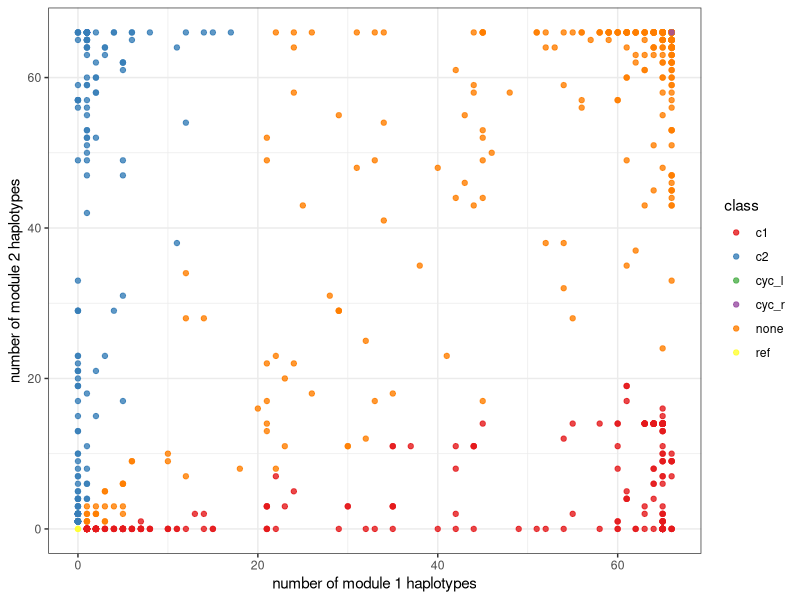
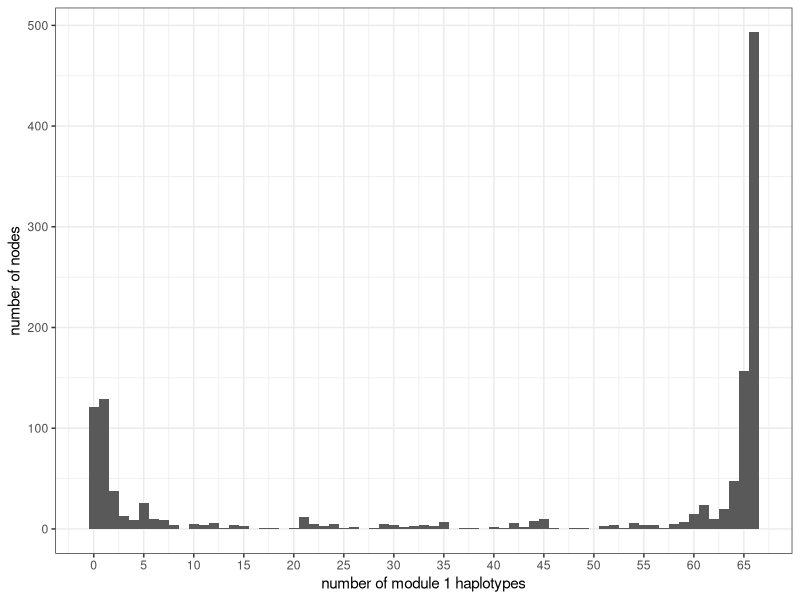
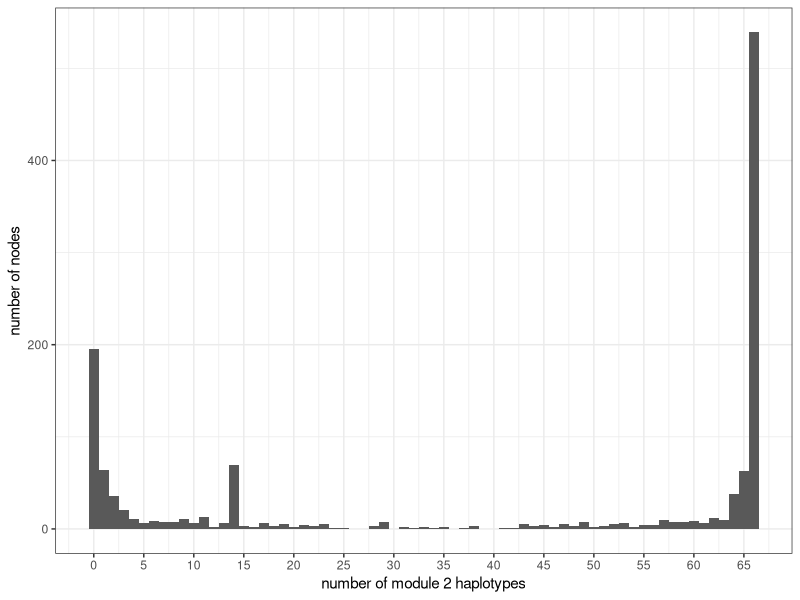
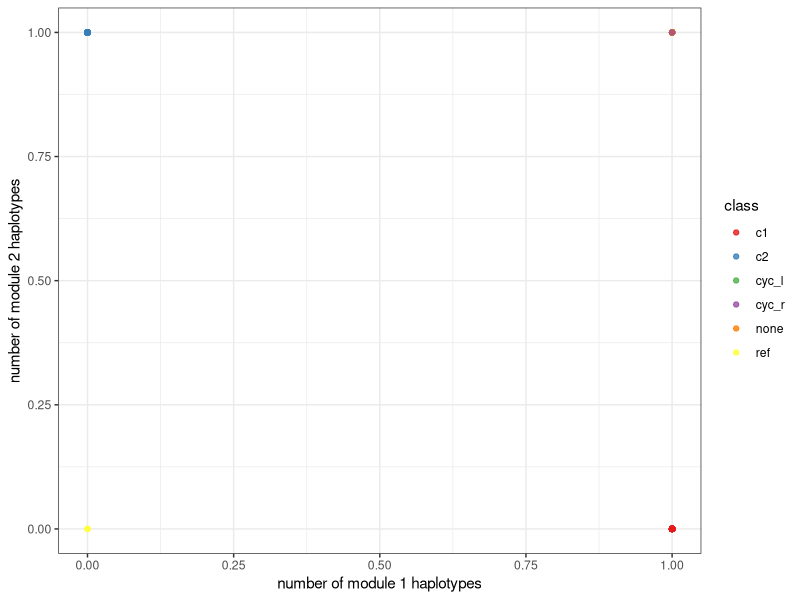
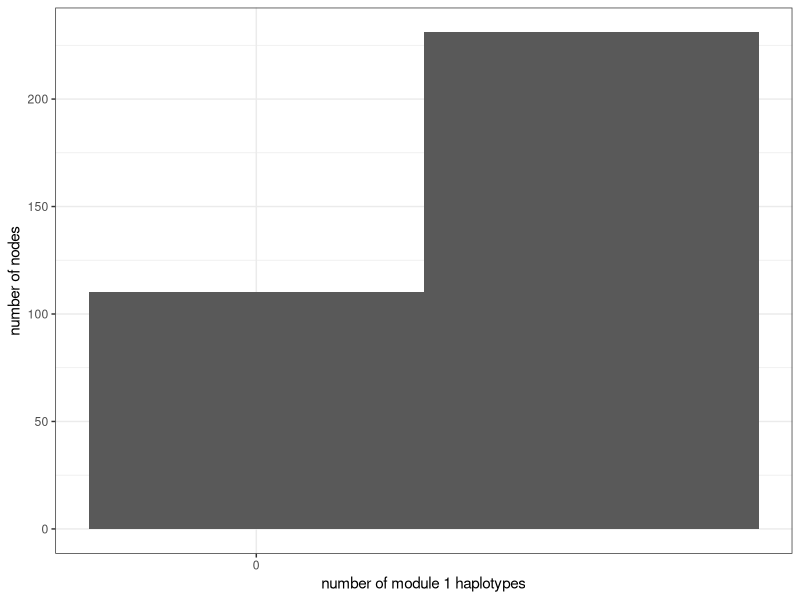
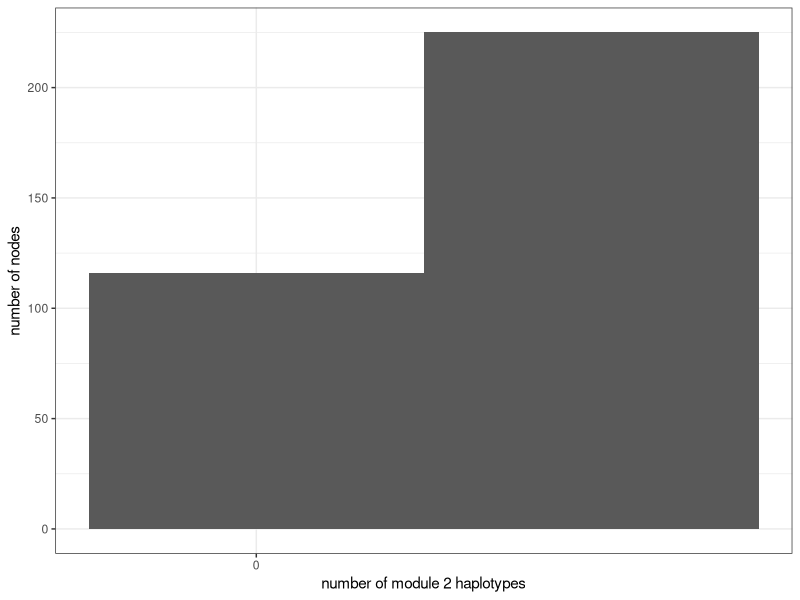

These figures' R source, in order:
## ---- chunk 1
knitr::opts_chunk$set(echo=TRUE, message=FALSE, warning=FALSE, fig.width=10)
## ---- chunk 2
library(dplyr)
library(ggplot2)
library(knitr)
## ---- chunk 3
ninfo = read.table('rccx.grch38_hprc.mc.node_info.tsv', as.is=TRUE, header=TRUE)
## ---- chunk 4
ninfo %>% group_by(class) %>%
  summarize(n=n(), mean.size.bp=round(mean(size), 1),
            total.bp=round(sum(size), 1)) %>%
  kable(format.args=list(big.mark=','))
## ---- chunk 5
ggplot(ninfo, aes(x=c1, y=c2, color=class)) +
  geom_point(alpha=.8) +
  scale_color_brewer(palette='Set1') +
  xlab('number of module 1 haplotypes') +
  ylab('number of module 2 haplotypes') +
  theme_bw()
## ---- chunk 6
ggplot(ninfo, aes(x=c1)) +
  geom_histogram(binwidth=1) +
  xlab('number of module 1 haplotypes') +
  ylab('number of nodes') + 
  scale_x_continuous(breaks=seq(0,100,5)) + 
  theme_bw()
ggplot(ninfo, aes(x=c2)) +
  geom_histogram(binwidth=1) +
  xlab('number of module 2 haplotypes') +
  ylab('number of nodes') +
  scale_x_continuous(breaks=seq(0,100,5)) + 
  theme_bw()
## ---- chunk 7
ninfo = read.table('rccx.grch38.mc.node_info.tsv', as.is=TRUE, header=TRUE)
## ---- chunk 8
ninfo %>% group_by(class) %>%
  summarize(n=n(), mean.size.bp=round(mean(size), 1),
            total.bp=round(sum(size), 1)) %>%
  kable(format.args=list(big.mark=','))
## ---- chunk 9
ggplot(ninfo, aes(x=c1, y=c2, color=class)) +
  geom_point(alpha=.8) +
  scale_color_brewer(palette='Set1') +
  xlab('number of module 1 haplotypes') +
  ylab('number of module 2 haplotypes') +
  theme_bw()
## ---- chunk 10
ggplot(ninfo, aes(x=c1)) +
  geom_histogram(binwidth=1) +
  xlab('number of module 1 haplotypes') +
  ylab('number of nodes') + 
  scale_x_continuous(breaks=seq(0,100,5)) + 
  theme_bw()
ggplot(ninfo, aes(x=c2)) +
  geom_histogram(binwidth=1) +
  xlab('number of module 2 haplotypes') +
  ylab('number of nodes') +
  scale_x_continuous(breaks=seq(0,100,5)) + 
  theme_bw()
